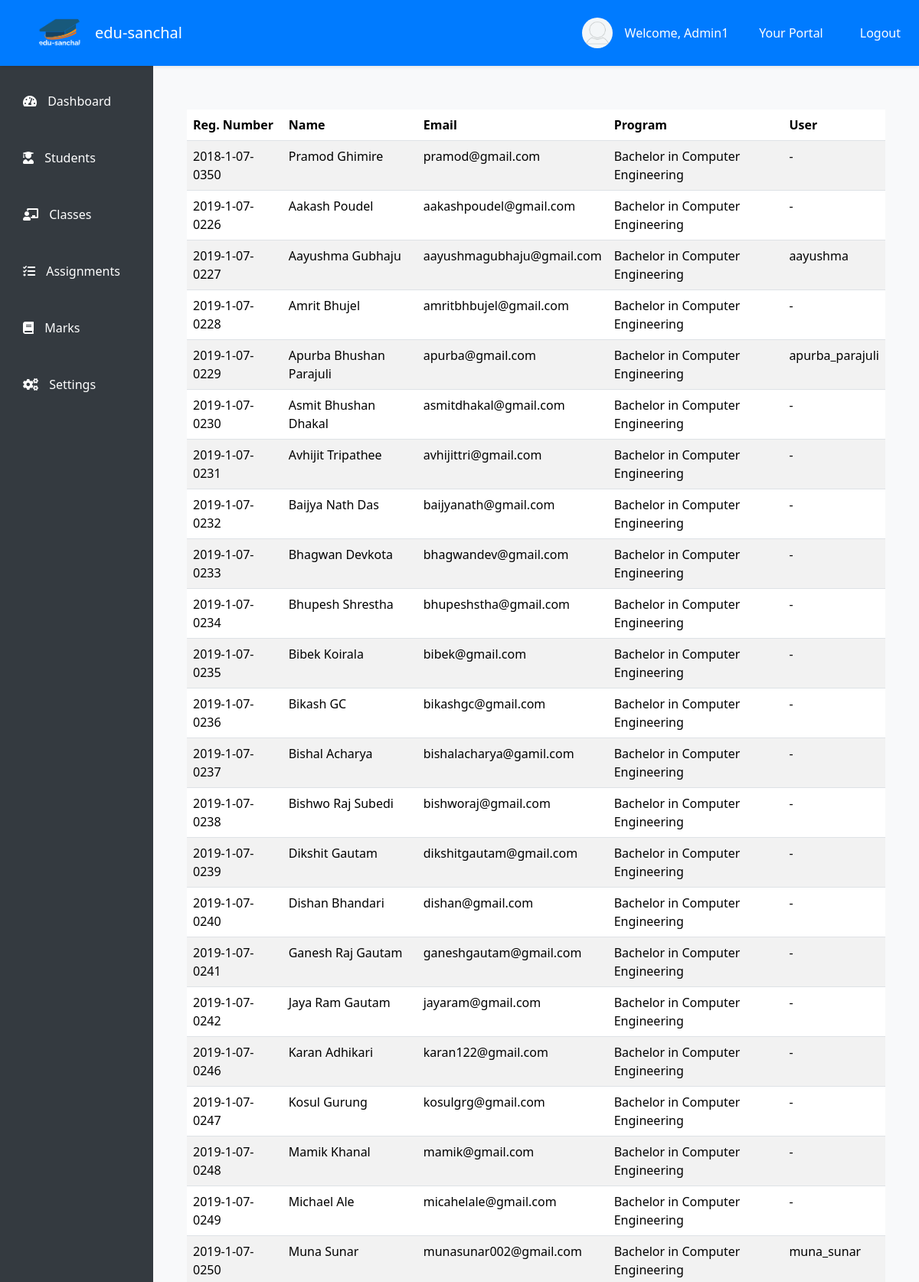
The page /students/ (signed in, upper part) on the database its author committed.
### student/models.py (models this page shows, shortened)
class User(AbstractUser):
    user_id = models.CharField(max_length=15, unique=True, editable=False)
    address = models.CharField(max_length=150, null=True, blank=False)
    contact_number = models.CharField(max_length=20, blank=True, null=True)
    date_of_birth = models.DateField(null=True, blank=True)
    gender = models.CharField(max_length=1, choices=[('M', 'Male'), ('F', 'Female'), ('O', 'Other')])
    is_staff = models.BooleanField(default=False)
    is_student = models.BooleanField(default=False)

class Student(models.Model):
    registration_number = models.CharField(max_length=30, unique=True)
    first_name = models.CharField(max_length=50)
    middle_name = models.CharField(max_length=50, null=True, blank=True)
    last_name = models.CharField(max_length=100)
    batch_year = models.CharField(max_length=4)
    gender = models.CharField(max_length=1, choices=[('M', 'Male'), ('F', 'Female'), ('O', 'Other')])
    date_of_birth = models.DateField()
    email = models.EmailField(blank=True, null=True)
    program = models.ForeignKey(Program, on_delete=models.CASCADE)
    semester = models.ForeignKey(Semester, on_delete=models.RESTRICT)
    user = models.OneToOneField(User, on_delete=models.RESTRICT, null=True, blank=True)

class Program(models.Model):
    program_id = models.CharField(max_length=12, unique=True)
    program_name = models.CharField(max_length=60)

### student/views.py (the view)
# urls.py: path('students/', views.total_students, name='total_students'),
@login_required
def total_students(request):
    user = request.user
    if user.is_superuser:
        students = Student.objects.all().order_by('registration_number', 'first_name')
    else:
        messages.error(request, "You are not authorized to view this page.")
        return redirect('home')  # Replace 'home' with the name of the page to redirect to
    return render(request, 'staff/students.html', {
        'students': students,
    })

### templates/staff/students.html
<!DOCTYPE html>
{% extends 'staff/index.html' %}
{% load static %}
{% block students %}
<div class="container mt-5">
    <table class="table table-striped">
        <thead>
            <th>Reg. Number</th>
            <th>Name</th>
            <th>Email</th>
            <th>Program</th>
            <th>User</th>
        </thead>
        {% for student in students %}
        <tr>
            <td>{{student.registration_number}}</td>
            <td>{{student.first_name}} {%if student.middle_name %} {{student.middle_name}} {% endif %} {{student.last_name}}</td>
            <td>{{student.email}}</td>
            <td>{{student.program.program_name}}</td>
            <td>
                {% if student.user %}
                    {{student.user.username}}
                {% else %}
                    -
                {% endif %}
            </td>
        </tr>
        {% endfor %}
    </table>
</div>
{% endblock %}

### templates/staff/index.html (shortened to what this page needs)
<!DOCTYPE html>
{% load static %}
<html lang="en">
<head>
    <link href="https://cdn.jsdelivr.net/npm/bootstrap@5.3.3/dist/css/bootstrap.min.css" rel="stylesheet">
    <link rel="stylesheet" href="https://cdnjs.cloudflare.com/ajax/libs/font-awesome/5.15.4/css/all.min.css">
</head>
<body>
    <nav class="navbar navbar-expand-lg top-navbar shadow-sm">
        <a class="navbar-brand d-flex mx-5 align-items-center" href="{% url 'students:staff_dashboard' pk=user.pk %}">
            <img class="rounded-circle" src="{% static 'images/logo/icon.png' %}" alt="Edu-Ikshya Logo"
                 width="60" height="60">
            <span class="ms-3 text-white">edu-sanchal</span>
        </a>
        <div class="collapse navbar-collapse justify-content-end" id="navbarNav">
            {% if user.is_authenticated %}
            <ul class="navbar-nav ms-auto d-none d-lg-flex align-items-center">
                <li class="nav-item mx-3">
                    <div class="d-flex align-items-center">
                        <div class="profile-pic">
                            <img src="{% static 'images/profile/images.png' %}" width="25px" height="25px">
                        </div>
                        <p class="text-white mb-0">Welcome, {{ user.first_name }}</p>
                    </div>
                </li>
                {% if user.is_superuser %}
                <li class="nav-item mx-3">
                    <a class="nav-link text-white" target="_blank" href="{% url 'admin:index' %}">Your Portal</a>
                </li>
                {% endif %}
                <li class="nav-item mx-3">
                    <a class="nav-link text-white" href="{% url 'students:logout' %}">Logout</a>
                </li>
            </ul>
            {% endif %}
        </div>
    </nav>
    <div class="side-navbar d-none d-lg-flex">
        <nav class="nav flex-column w-100">
            <a class="nav-link {% if request.resolver_match.url_name == 'staff_dashboard' %}active{% endif %}"
                href="{% url 'students:staff_dashboard' pk=user.pk %}">
                <i class="fas fa-tachometer-alt"></i> <span>Dashboard</span>
            </a>
            <a class="nav-link {% if request.resolver_match.url_name == 'student_lists' %}active{% endif %}"
                href="{% url 'students:student_lists' pk=user.pk %}">
                <i class="fas fa-user-graduate"></i> <span>Students</span>
            </a>
            <a class="nav-link {% if request.resolver_match.url_name == 'classes_view' %}active{% endif %}"
                href="{% url 'students:classes_view' pk=user.pk %}">
                <i class="fas fa-chalkboard-teacher"></i> <span>Classes</span>
            </a>
            <a class="nav-link {% if request.resolver_match.url_name == 'assignments' %}active{% endif %}"
                href="{% url 'students:assignments' pk=user.pk %}">
                <i class="fas fa-tasks"></i> <span>Assignments</span>
            </a>
            <a class="nav-link {% if request.resolver_match.url_name == 'marks_dashboard' %}active{% endif %}"
                href="{% url 'students:marks_dashboard' pk=user.pk %}">
                <i class="fas fa-book"></i> <span>Marks</span>
            </a>
            <div class="mt-auto">
                <a class="nav-link" href="#">
                    <i class="fas fa-cogs"></i> <span>Settings</span>
                </a>
            </div>
        </nav>
    </div>
    <div class="content">
        <div class="container">
            {% block students %}
            {% endblock %}
        </div>
    </div>
</body>
</html>

### templates/staff/index.html (style rules this page uses)
body { display: flex; }
.top-navbar { position: fixed; top: 0; width: 100%; z-index: 1030; background-color: #007bff; }
.side-navbar { position: fixed; top: 75px; bottom: 0; width: 200px; padding-top: 20px; background-color: #343a40; display: flex; flex-direction: column; }
.side-navbar .nav-link { padding: 25px 30px; }
.content { margin-top: 75px; margin-left: 200px; padding: 20px; width: calc(100% - 200px); background-color: #f8f9fa; }
.profile-pic { width: 40px; height: 40px; border-radius: 50%; overflow: hidden; margin-right: 1rem; }
.profile-pic img { width: 100%; height: auto; }
.nav-link { color: white; }
.side-navbar .nav-link span { margin-left: 10px; }
.content { background-color: #f8f9fa; min-height: 100vh; }

### rows shown on the page
User: first_name "Admin1"
Student: registration_number "2018-1-07-0350", first_name "Pramod", last_name "Ghimire", email "pramod@gmail.com", program.program_name "Bachelor in Computer Engineering"
Student: registration_number "2019-1-07-0226", first_name "Aakash", last_name "Poudel", email "aakashpoudel@gmail.com", program.program_name "Bachelor in Computer Engineering"
Student: registration_number "2019-1-07-0227", first_name "Aayushma", last_name "Gubhaju", email "aayushmagubhaju@gmail.com", program.program_name "Bachelor in Computer Engineering", user.username "aayushma"
Student: registration_number "2019-1-07-0228", first_name "Amrit", last_name "Bhujel", email "amritbhbujel@gmail.com", program.program_name "Bachelor in Computer Engineering"
Student: registration_number "2019-1-07-0229", first_name "Apurba", middle_name "Bhushan", last_name "Parajuli", email "apurba@gmail.com", program.program_name "Bachelor in Computer Engineering", user.username "apurba_parajuli"
Student: registration_number "2019-1-07-0230", first_name "Asmit", middle_name "Bhushan", last_name "Dhakal", email "asmitdhakal@gmail.com", program.program_name "Bachelor in Computer Engineering"
Student: registration_number "2019-1-07-0231", first_name "Avhijit", last_name "Tripathee", email "avhijittri@gmail.com", program.program_name "Bachelor in Computer Engineering"
Student: registration_number "2019-1-07-0232", first_name "Baijya", middle_name "Nath", last_name "Das", email "baijyanath@gmail.com", program.program_name "Bachelor in Computer Engineering"
Student: registration_number "2019-1-07-0233", first_name "Bhagwan", last_name "Devkota", email "bhagwandev@gmail.com", program.program_name "Bachelor in Computer Engineering"
Student: registration_number "2019-1-07-0234", first_name "Bhupesh", last_name "Shrestha", email "bhupeshstha@gmail.com", program.program_name "Bachelor in Computer Engineering"
Student: registration_number "2019-1-07-0235", first_name "Bibek", last_name "Koirala", email "bibek@gmail.com", program.program_name "Bachelor in Computer Engineering"
Student: registration_number "2019-1-07-0236", first_name "Bikash", last_name "GC", email "bikashgc@gmail.com", program.program_name "Bachelor in Computer Engineering"
Student: registration_number "2019-1-07-0237", first_name "Bishal", last_name "Acharya", email "bishalacharya@gamil.com", program.program_name "Bachelor in Computer Engineering"
Student: registration_number "2019-1-07-0238", first_name "Bishwo", middle_name "Raj", last_name "Subedi", email "bishworaj@gmail.com", program.program_name "Bachelor in Computer Engineering"
Student: registration_number "2019-1-07-0239", first_name "Dikshit", last_name "Gautam", email "dikshitgautam@gmail.com", program.program_name "Bachelor in Computer Engineering"
Student: registration_number "2019-1-07-0240", first_name "Dishan", last_name "Bhandari", email "dishan@gmail.com", program.program_name "Bachelor in Computer Engineering"
Student: registration_number "2019-1-07-0241", first_name "Ganesh", middle_name "Raj", last_name "Gautam", email "ganeshgautam@gmail.com", program.program_name "Bachelor in Computer Engineering"
Student: registration_number "2019-1-07-0242", first_name "Jaya", middle_name "Ram", last_name "Gautam", email "jayaram@gmail.com", program.program_name "Bachelor in Computer Engineering"
Student: registration_number "2019-1-07-0246", first_name "Karan", last_name "Adhikari", email "karan122@gmail.com", program.program_name "Bachelor in Computer Engineering"
Student: registration_number "2019-1-07-0247", first_name "Kosul", last_name "Gurung", email "kosulgrg@gmail.com", program.program_name "Bachelor in Computer Engineering"
Student: registration_number "2019-1-07-0248", first_name "Mamik", last_name "Khanal", email "mamik@gmail.com", program.program_name "Bachelor in Computer Engineering"
Student: registration_number "2019-1-07-0249", first_name "Michael", last_name "Ale", email "micahelale@gmail.com", program.program_name "Bachelor in Computer Engineering"
Student: registration_number "2019-1-07-0250", first_name "Muna", last_name "Sunar", email "munasunar002@gmail.com", program.program_name "Bachelor in Computer Engineering", user.username "muna_sunar"
